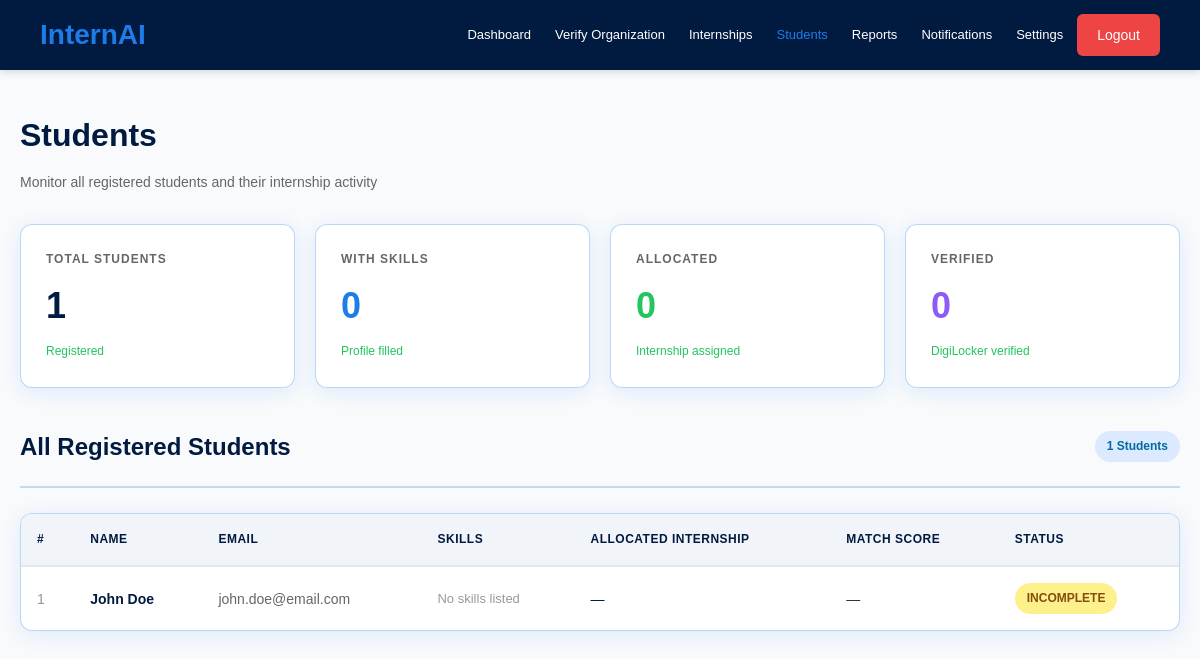
/admin/students (signed in), run on the app's committed database.
### app.py (models this page shows)
class User(UserMixin, db.Model):
    id = db.Column(db.Integer, primary_key=True)
    name = db.Column(db.String(100))
    email = db.Column(db.String(100), unique=True)
    password = db.Column(db.String(100))
    role = db.Column(db.String(20))  # student, organization, admin

class StudentProfile(db.Model):
    id = db.Column(db.Integer, primary_key=True)
    user_id = db.Column(db.Integer)
    skills = db.Column(db.Text)
    allocated_internship = db.Column(db.String(200))
    match_score = db.Column(db.Float)

### app.py (the view)
@app.route('/admin/students')
@login_required
@admin_required
def admin_students():
    all_profiles = StudentProfile.query.all()
    students = []
    for profile in all_profiles:
        user = User.query.get(profile.user_id)
        if user:
            students.append({'user': user, 'profile': profile})
    return render_template('admin_students.html', students=students)

### app.py (called while the page is built)
def admin_required(f):
    @wraps(f)
    def decorated_function(*args, **kwargs):
        if not current_user.is_authenticated or current_user.role != 'admin':
            return redirect(url_for('home'))
        return f(*args, **kwargs)
    return decorated_function

@login_manager.user_loader
def load_user(user_id):
    return User.query.get(int(user_id))

### templates/admin_students.html
{% extends "base.html" %} {% block content %}
<div class="container">
  <h1 class="page-title">Students</h1>
  <p class="page-subtitle">Monitor all registered students and their internship activity</p>
  <div class="stats-grid" style="grid-template-columns: repeat(4, 1fr);">
    <div class="stat-card">
      <div class="stat-label">Total Students</div>
      <div class="stat-value">{{ students|length }}</div>
      <div class="stat-change">Registered</div>
    </div>
    <div class="stat-card">
      <div class="stat-label">With Skills</div>
      <div class="stat-value" style="color:#1e7ce8;">{{ students|selectattr('profile')|selectattr('profile.skills')|list|length }}</div>
      <div class="stat-change">Profile filled</div>
    </div>
    <div class="stat-card">
      <div class="stat-label">Allocated</div>
      <div class="stat-value" style="color:#22c55e;">{{ students|selectattr('profile')|selectattr('profile.allocated_internship')|list|length }}</div>
      <div class="stat-change">Internship assigned</div>
    </div>
    <div class="stat-card">
      <div class="stat-label">Verified</div>
      <div class="stat-value" style="color:#8b5cf6;">{{ students|selectattr('profile')|selectattr('profile.is_verified', 'equalto', true)|list|length }}</div>
      <div class="stat-change">DigiLocker verified</div>
    </div>
  </div>
  <div class="section-header" style="margin-top:10px;">
    <h2>All Registered Students</h2>
    <span style="background:#dbeafe;color:#0369a1;padding:6px 12px;border-radius:20px;font-weight:600;font-size:12px;">
      {{ students|length }} Students
    </span>
  </div>
  {% if students %}
  <div class="table-container">
    <table>
      <thead>
        <tr>
          <th>#</th>
          <th>Name</th>
          <th>Email</th>
          <th>Skills</th>
          <th>Allocated Internship</th>
          <th>Match Score</th>
          <th>Status</th>
        </tr>
      </thead>
      <tbody>
        {% for item in students %}
        <tr>
          <td style="color:#999;">{{ loop.index }}</td>
          <td style="font-weight:600;color:#001a40;">{{ item.user.name }}</td>
          <td style="color:#666;">{{ item.user.email }}</td>
          <td>
            {% if item.profile and item.profile.skills %}
            <div class="skills-container" style="margin-top:0;">
              {% for skill in item.profile.skills.split(',')[:3] %}
              <span class="skill">{{ skill.strip() }}</span>
              {% endfor %}
              {% if item.profile.skills.split(',')|length > 3 %}
              <span style="color:#999;font-size:12px;">+{{ item.profile.skills.split(',')|length - 3 }} more</span>
              {% endif %}
            </div>
            {% else %}
            <span style="color:#999;font-size:13px;">No skills listed</span>
            {% endif %}
          </td>
          <td style="color:#001a40;font-weight:500;">
            {{ item.profile.allocated_internship if item.profile and item.profile.allocated_internship else '—' }}
          </td>
          <td>
            {% if item.profile and item.profile.match_score %}
            <span style="font-weight:700;color:{% if item.profile.match_score > 0.7 %}#22c55e{% elif item.profile.match_score > 0.4 %}#fbbf24{% else %}#ef4444{% endif %};">
              {{ (item.profile.match_score * 100)|round(1) }}%
            </span>
            {% else %}—{% endif %}
          </td>
          <td>
            {% if item.profile and item.profile.allocated_internship %}
            <span class="badge badge-approved">Allocated</span>
            {% elif item.profile and item.profile.skills %}
            <span class="badge badge-applied">Active</span>
            {% else %}
            <span class="badge badge-pending">Incomplete</span>
            {% endif %}
          </td>
        </tr>
        {% endfor %}
      </tbody>
    </table>
  </div>
  {% else %}
  <div class="empty-state">
    <p>No students registered yet</p>
    <p class="empty-state-note">Students will appear here after registration</p>
  </div>
  {% endif %}
</div>
{% endblock %}

### static/style.css (style rules this page uses)
* { margin: 0; padding: 0; box-sizing: border-box; font-family: Arial, sans-serif; }
body { background: #f8fafc; color: #0b1f3a; }

### static/admin.css (style rules this page uses)
:root { --primary-dark: #001a40; --primary-blue: #1e7ce8; --success: #22c55e; --danger: #ef4444; --warning: #fbbf24; --text-white: #ffffff; --text-dark: #333333; --text-light: #666666; --bg-white: #ffffff; --bg-light: #f1f5f9; --border-color: #e5e7eb; --shadow-sm: 0 2px 8px rgba(0, 0, 0, 0.08); --shadow-md: 0 4px 16px rgba(0, 0, 0, 0.12); --glass-border: rgba(30, 124, 232, 0.3); --glass-shadow: 0 4px 20px rgba(30, 124, 232, 0.12); --glass-shadow-hover: 0 8px 32px rgba(30, 124, 232, 0.28); --glass-bg: #ffffff; }
* { margin: 0; padding: 0; box-sizing: border-box; }
body { font-family: 'Segoe UI', Tahoma, Geneva, Verdana, sans-serif; background: #f8fafc; color: var(--text-dark); line-height: 1.6; }
.container { max-width: 1400px; margin: 0 auto; padding: 40px 20px; }
.page-title { color: var(--primary-dark); font-size: 32px; font-weight: 600; margin-bottom: 10px; }
.page-subtitle { color: var(--text-light); font-size: 14px; margin-bottom: 30px; }
.stats-grid { display: grid; grid-template-columns: repeat(auto-fit, minmax(250px, 1fr)); gap: 20px; margin-bottom: 40px; }
.stat-card { background: var(--glass-bg); backdrop-filter: blur(10px); -webkit-backdrop-filter: blur(10px); border: 1px solid var(--glass-border); border-radius: 12px; padding: 25px; box-shadow: var(--glass-shadow); transition: all 0.3s ease; }
.stat-label { color: var(--text-light); font-size: 12px; text-transform: uppercase; letter-spacing: 1px; margin-bottom: 8px; font-weight: 600; }
.stat-value { color: var(--primary-dark); font-size: 36px; font-weight: 700; }
.stat-change { color: var(--success); font-size: 12px; margin-top: 8px; }
.section-header { display: flex; justify-content: space-between; align-items: center; margin-bottom: 25px; padding-bottom: 20px; border-bottom: 2px solid rgba(30, 124, 232, 0.25); flex-wrap: wrap; gap: 15px; }
.section-header h2 { color: var(--primary-dark); font-size: 24px; font-weight: 600; }
.badge { display: inline-block; padding: 6px 12px; border-radius: 20px; font-size: 12px; font-weight: 600; text-transform: uppercase; width: fit-content; }
.badge-pending { background-color: #fef08a; color: #854d0e; }
.table-container { background: var(--glass-bg); backdrop-filter: blur(10px); -webkit-backdrop-filter: blur(10px); border: 1px solid var(--glass-border); border-radius: 12px; overflow: hidden; box-shadow: var(--glass-shadow); margin-bottom: 30px; overflow-x: auto; }
table { width: 100%; border-collapse: collapse; }
table thead { background-color: var(--bg-light); border-bottom: 2px solid var(--border-color); }
table th { padding: 16px; text-align: left; font-weight: 600; color: var(--primary-dark); font-size: 12px; text-transform: uppercase; letter-spacing: 0.5px; }
table td { padding: 16px; border-bottom: 1px solid var(--border-color); font-size: 14px; color: var(--text-dark); }
table tbody tr { transition: background-color 0.2s ease; }
table tbody tr:last-child td { border-bottom: none; }

### data on the page
User: user.name "John Doe", user.email "john.doe@email.com"
StudentProfile: profile "—"

### other printed values
{{ label }} "Dashboard" "Verify Organization" "Internships" "Students" "Reports" "Notifications" "Settings"
{{ students|length }} "1"
